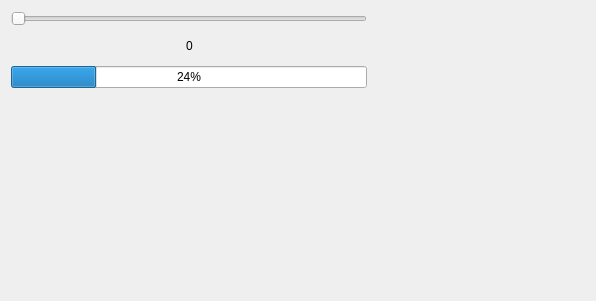
<?xml version="1.0" encoding="UTF-8"?>
<ui version="4.0">
 <class>Form</class>
 <widget class="QWidget" name="Form">
  <property name="geometry">
   <rect>
    <x>0</x>
    <y>0</y>
    <width>596</width>
    <height>300</height>
   </rect>
  </property>
  <property name="windowTitle">
   <string>Form</string>
  </property>
  <layout class="QGridLayout" name="gridLayout">
   <item row="0" column="0" colspan="3">
    <widget class="QSlider" name="horizontalSlider">
     <property name="orientation">
      <enum>Qt::Horizontal</enum>
     </property>
    </widget>
   </item>
   <item row="1" column="0">
    <spacer name="horizontalSpacer_2">
     <property name="orientation">
      <enum>Qt::Horizontal</enum>
     </property>
     <property name="sizeHint" stdset="0">
      <size>
       <width>162</width>
       <height>28</height>
      </size>
     </property>
    </spacer>
   </item>
   <item row="1" column="1">
    <widget class="QLabel" name="label">
     <property name="text">
      <string>0</string>
     </property>
    </widget>
   </item>
   <item row="1" column="2">
    <spacer name="horizontalSpacer_3">
     <property name="orientation">
      <enum>Qt::Horizontal</enum>
     </property>
     <property name="sizeHint" stdset="0">
      <size>
       <width>162</width>
       <height>20</height>
      </size>
     </property>
    </spacer>
   </item>
   <item row="1" column="3" rowspan="3">
    <spacer name="horizontalSpacer">
     <property name="orientation">
      <enum>Qt::Horizontal</enum>
     </property>
     <property name="sizeHint" stdset="0">
      <size>
       <width>218</width>
       <height>258</height>
      </size>
     </property>
    </spacer>
   </item>
   <item row="2" column="0" colspan="3">
    <widget class="QProgressBar" name="progressBar">
     <property name="value">
      <number>24</number>
     </property>
    </widget>
   </item>
   <item row="3" column="0" colspan="3">
    <spacer name="verticalSpacer">
     <property name="orientation">
      <enum>Qt::Vertical</enum>
     </property>
     <property name="sizeHint" stdset="0">
      <size>
       <width>348</width>
       <height>190</height>
      </size>
     </property>
    </spacer>
   </item>
  </layout>
 </widget>
 <resources/>
 <connections>
  <connection>
   <sender>horizontalSlider</sender>
   <signal>sliderMoved(int)</signal>
   <receiver>label</receiver>
   <slot>setNum(int)</slot>
   <hints>
    <hint type="sourcelabel">
     <x>340</x>
     <y>17</y>
    </hint>
    <hint type="destinationlabel">
     <x>159</x>
     <y>30</y>
    </hint>
   </hints>
  </connection>
  <connection>
   <sender>horizontalSlider</sender>
   <signal>sliderMoved(int)</signal>
   <receiver>progressBar</receiver>
   <slot>setValue(int)</slot>
   <hints>
    <hint type="sourcelabel">
     <x>28</x>
     <y>16</y>
    </hint>
    <hint type="destinationlabel">
     <x>48</x>
     <y>76</y>
    </hint>
   </hints>
  </connection>
 </connections>
</ui>
